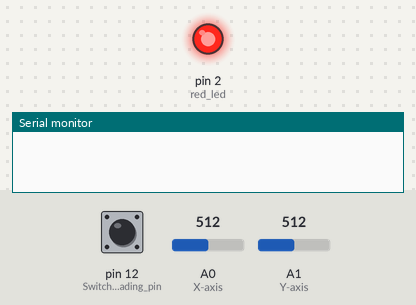
Simulated run of this sketch. Board: Arduino Uno, built with avr-gcc and run on an emulated ATmega328P. Parts: output pins drawn as LEDs (lit = HIGH), the last lines printed to the serial monitor. Inputs (shaded band) come from the test bench; at power-on: pin 12 (Switch_reading_pin) LOW, A0 (X-axis) = 512, A1 (Y-axis) = 512.

Above: at 1.2 s.
1.3 s: pin 12 (Switch_reading_pin) pulled HIGH for 0.15 s
At 1.37 s:
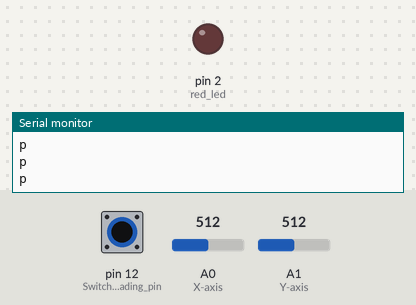
2.9 s: pin 12 (Switch_reading_pin) pulled HIGH for 3.2 s
At 6.6 s:
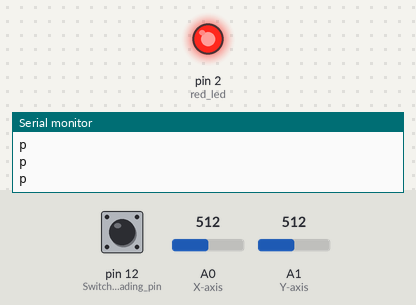
Timing chart, 0 to 8.1 s (numbered marks = the images above; inputs shaded):
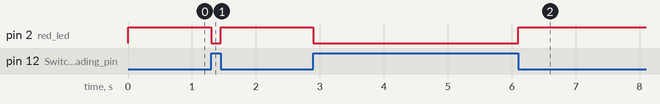

The sketch:

game_controller_using_ADXL335_ARDUINO_CODE.ino
```cpp
void setup() {
pinMode(A0,INPUT);  // X-axis
pinMode(A1,INPUT);  // Y-axis

pinMode(12,INPUT);  // Switch reading pin

pinMode(2,OUTPUT);  // red led

Serial.begin(9600);
}
void loop() {

int s= digitalRead(12); // reading switch
if(s==1){ // if switch on
  digitalWrite(2,0); // powering off the red led
  digitalWrite(3,1); // powering on the green led
int x=analogRead(A0); // reading the X-axis
int y=analogRead(A1); // reading the Y-axis

  if(((x>=325) && (x<=350)) && ((y>=370) && (y<=410))){ // forward
    Serial.println("w");
 }

else if(((x>=325) && (x<=350)) && ((y>=270) && (y<=315))){ // backward
    Serial.println("s");
 }

else if(((y>=325) && (y<=350)) && ((x>=370) && (x<=410))){ //right
    Serial.println("d");
 }

else if(((y>=325) && (y<=350)) && ((x>=270) && (x<=315))){ // left
    Serial.println("a");
 }
 else{
  Serial.println("p");
 }
}
else{ //if switch off
  digitalWrite(2,1); // powering on the red led
  digitalWrite(3,0); // powering off the green led
}

}
```

Measured:
- after the input at 1.3 s, pin 2 (red_led): HIGH → LOW at once, → HIGH 0.15 s later
- after the input at 2.9 s, pin 2 (red_led): HIGH → LOW at once, → HIGH 3.2 s later
